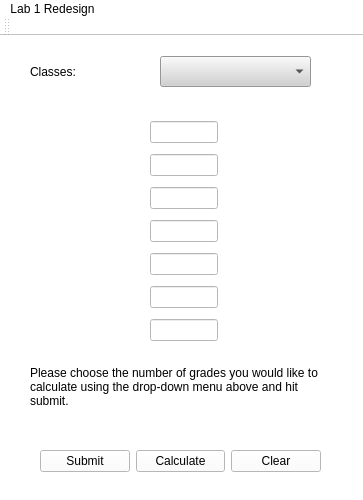
<?xml version="1.0" encoding="UTF-8"?>
<ui version="4.0">
 <class>MainWindow</class>
 <widget class="QMainWindow" name="MainWindow">
  <property name="geometry">
   <rect>
    <x>0</x>
    <y>0</y>
    <width>363</width>
    <height>500</height>
   </rect>
  </property>
  <property name="minimumSize">
   <size>
    <width>363</width>
    <height>500</height>
   </size>
  </property>
  <property name="maximumSize">
   <size>
    <width>363</width>
    <height>500</height>
   </size>
  </property>
  <property name="windowTitle">
   <string>MainWindow</string>
  </property>
  <property name="styleSheet">
   <string notr="true">background-color: rgb(255, 255, 255);</string>
  </property>
  <widget class="QWidget" name="centralwidget">
   <widget class="QComboBox" name="comboBox">
    <property name="geometry">
     <rect>
      <x>160</x>
      <y>20</y>
      <width>151</width>
      <height>31</height>
     </rect>
    </property>
    <property name="styleSheet">
     <string notr="true">font: 12pt &quot;MS Shell Dlg 2&quot;;
background-color: rgb(209, 209, 209);</string>
    </property>
    <item>
     <property name="text">
      <string> </string>
     </property>
    </item>
    <item>
     <property name="text">
      <string>1</string>
     </property>
    </item>
    <item>
     <property name="text">
      <string>2</string>
     </property>
    </item>
    <item>
     <property name="text">
      <string>3</string>
     </property>
    </item>
    <item>
     <property name="text">
      <string>4</string>
     </property>
    </item>
    <item>
     <property name="text">
      <string>5</string>
     </property>
    </item>
    <item>
     <property name="text">
      <string>6</string>
     </property>
    </item>
    <item>
     <property name="text">
      <string>7</string>
     </property>
    </item>
   </widget>
   <widget class="QLabel" name="infoLabel">
    <property name="geometry">
     <rect>
      <x>30</x>
      <y>330</y>
      <width>301</width>
      <height>71</height>
     </rect>
    </property>
    <property name="styleSheet">
     <string notr="true">font: 10pt &quot;MS Shell Dlg 2&quot;;</string>
    </property>
    <property name="text">
     <string>Please choose the number of grades you would like to calculate using the drop-down menu above and hit submit.</string>
    </property>
    <property name="alignment">
     <set>Qt::AlignLeading|Qt::AlignLeft|Qt::AlignTop</set>
    </property>
    <property name="wordWrap">
     <bool>true</bool>
    </property>
   </widget>
   <widget class="QLabel" name="mainLabel">
    <property name="geometry">
     <rect>
      <x>30</x>
      <y>20</y>
      <width>121</width>
      <height>31</height>
     </rect>
    </property>
    <property name="styleSheet">
     <string notr="true">font: 20pt &quot;MS Shell Dlg 2&quot;;</string>
    </property>
    <property name="text">
     <string>Classes:</string>
    </property>
   </widget>
   <widget class="QWidget" name="">
    <property name="geometry">
     <rect>
      <x>270</x>
      <y>80</y>
      <width>41</width>
      <height>231</height>
     </rect>
    </property>
    <layout class="QVBoxLayout" name="verticalLayout">
     <item>
      <widget class="QLabel" name="letterGrade">
       <property name="styleSheet">
        <string notr="true">font: 12pt &quot;MS Shell Dlg 2&quot;;</string>
       </property>
       <property name="text">
        <string/>
       </property>
      </widget>
     </item>
     <item>
      <widget class="QLabel" name="letterGrade_2">
       <property name="styleSheet">
        <string notr="true">font: 12pt &quot;MS Shell Dlg 2&quot;;</string>
       </property>
       <property name="text">
        <string/>
       </property>
      </widget>
     </item>
     <item>
      <widget class="QLabel" name="letterGrade_3">
       <property name="styleSheet">
        <string notr="true">font: 12pt &quot;MS Shell Dlg 2&quot;;</string>
       </property>
       <property name="text">
        <string/>
       </property>
      </widget>
     </item>
     <item>
      <widget class="QLabel" name="letterGrade_4">
       <property name="styleSheet">
        <string notr="true">font: 12pt &quot;MS Shell Dlg 2&quot;;</string>
       </property>
       <property name="text">
        <string/>
       </property>
      </widget>
     </item>
     <item>
      <widget class="QLabel" name="letterGrade_5">
       <property name="styleSheet">
        <string notr="true">font: 12pt &quot;MS Shell Dlg 2&quot;;</string>
       </property>
       <property name="text">
        <string/>
       </property>
      </widget>
     </item>
     <item>
      <widget class="QLabel" name="letterGrade_6">
       <property name="styleSheet">
        <string notr="true">font: 12pt &quot;MS Shell Dlg 2&quot;;</string>
       </property>
       <property name="text">
        <string/>
       </property>
      </widget>
     </item>
     <item>
      <widget class="QLabel" name="letterGrade_7">
       <property name="styleSheet">
        <string notr="true">font: 12pt &quot;MS Shell Dlg 2&quot;;</string>
       </property>
       <property name="text">
        <string/>
       </property>
      </widget>
     </item>
    </layout>
   </widget>
   <widget class="QWidget" name="">
    <property name="geometry">
     <rect>
      <x>20</x>
      <y>80</y>
      <width>121</width>
      <height>231</height>
     </rect>
    </property>
    <layout class="QVBoxLayout" name="verticalLayout_3">
     <item>
      <widget class="QLabel" name="classLabel1">
       <property name="styleSheet">
        <string notr="true">font: 12pt &quot;MS Shell Dlg 2&quot;;</string>
       </property>
       <property name="text">
        <string/>
       </property>
      </widget>
     </item>
     <item>
      <widget class="QLabel" name="classLabel2">
       <property name="styleSheet">
        <string notr="true">font: 12pt &quot;MS Shell Dlg 2&quot;;</string>
       </property>
       <property name="text">
        <string/>
       </property>
      </widget>
     </item>
     <item>
      <widget class="QLabel" name="classLabel3">
       <property name="styleSheet">
        <string notr="true">font: 12pt &quot;MS Shell Dlg 2&quot;;</string>
       </property>
       <property name="text">
        <string/>
       </property>
      </widget>
     </item>
     <item>
      <widget class="QLabel" name="classLabel4">
       <property name="styleSheet">
        <string notr="true">font: 12pt &quot;MS Shell Dlg 2&quot;;</string>
       </property>
       <property name="text">
        <string/>
       </property>
      </widget>
     </item>
     <item>
      <widget class="QLabel" name="classLabel5">
       <property name="styleSheet">
        <string notr="true">font: 12pt &quot;MS Shell Dlg 2&quot;;</string>
       </property>
       <property name="text">
        <string/>
       </property>
      </widget>
     </item>
     <item>
      <widget class="QLabel" name="classLabel6">
       <property name="styleSheet">
        <string notr="true">font: 12pt &quot;MS Shell Dlg 2&quot;;</string>
       </property>
       <property name="text">
        <string/>
       </property>
      </widget>
     </item>
     <item>
      <widget class="QLabel" name="classLabel7">
       <property name="styleSheet">
        <string notr="true">font: 12pt &quot;MS Shell Dlg 2&quot;;</string>
       </property>
       <property name="text">
        <string/>
       </property>
      </widget>
     </item>
    </layout>
   </widget>
   <widget class="QWidget" name="">
    <property name="geometry">
     <rect>
      <x>150</x>
      <y>80</y>
      <width>68</width>
      <height>231</height>
     </rect>
    </property>
    <layout class="QVBoxLayout" name="verticalLayout_2">
     <item>
      <widget class="QLineEdit" name="grade">
       <property name="styleSheet">
        <string notr="true">font: 12pt &quot;MS Shell Dlg 2&quot;;</string>
       </property>
       <property name="text">
        <string/>
       </property>
      </widget>
     </item>
     <item>
      <widget class="QLineEdit" name="grade_2">
       <property name="styleSheet">
        <string notr="true">font: 12pt &quot;MS Shell Dlg 2&quot;;</string>
       </property>
       <property name="text">
        <string/>
       </property>
      </widget>
     </item>
     <item>
      <widget class="QLineEdit" name="grade_3">
       <property name="styleSheet">
        <string notr="true">font: 12pt &quot;MS Shell Dlg 2&quot;;</string>
       </property>
       <property name="text">
        <string/>
       </property>
      </widget>
     </item>
     <item>
      <widget class="QLineEdit" name="grade_4">
       <property name="styleSheet">
        <string notr="true">font: 12pt &quot;MS Shell Dlg 2&quot;;</string>
       </property>
       <property name="text">
        <string/>
       </property>
      </widget>
     </item>
     <item>
      <widget class="QLineEdit" name="grade_5">
       <property name="styleSheet">
        <string notr="true">font: 12pt &quot;MS Shell Dlg 2&quot;;</string>
       </property>
       <property name="text">
        <string/>
       </property>
      </widget>
     </item>
     <item>
      <widget class="QLineEdit" name="grade_6">
       <property name="styleSheet">
        <string notr="true">font: 12pt &quot;MS Shell Dlg 2&quot;;</string>
       </property>
       <property name="text">
        <string/>
       </property>
      </widget>
     </item>
     <item>
      <widget class="QLineEdit" name="grade_7">
       <property name="styleSheet">
        <string notr="true">font: 12pt &quot;MS Shell Dlg 2&quot;;</string>
       </property>
       <property name="text">
        <string/>
       </property>
      </widget>
     </item>
    </layout>
   </widget>
   <widget class="QWidget" name="">
    <property name="geometry">
     <rect>
      <x>40</x>
      <y>400</y>
      <width>281</width>
      <height>51</height>
     </rect>
    </property>
    <layout class="QHBoxLayout" name="horizontalLayout">
     <item>
      <widget class="QPushButton" name="enterButton">
       <property name="styleSheet">
        <string notr="true">font: 12pt &quot;MS Shell Dlg 2&quot;;</string>
       </property>
       <property name="text">
        <string>Submit</string>
       </property>
      </widget>
     </item>
     <item>
      <widget class="QPushButton" name="calculateButton">
       <property name="styleSheet">
        <string notr="true">font: 12pt &quot;MS Shell Dlg 2&quot;;</string>
       </property>
       <property name="text">
        <string>Calculate</string>
       </property>
      </widget>
     </item>
     <item>
      <widget class="QPushButton" name="clearButton">
       <property name="styleSheet">
        <string notr="true">font: 12pt &quot;MS Shell Dlg 2&quot;;</string>
       </property>
       <property name="text">
        <string>Clear</string>
       </property>
      </widget>
     </item>
    </layout>
   </widget>
  </widget>
  <widget class="QMenuBar" name="menubar">
   <property name="geometry">
    <rect>
     <x>0</x>
     <y>0</y>
     <width>363</width>
     <height>21</height>
    </rect>
   </property>
   <widget class="QMenu" name="menuLab_1_Redesign">
    <property name="title">
     <string>Lab 1 Redesign</string>
    </property>
   </widget>
   <addaction name="menuLab_1_Redesign"/>
  </widget>
  <widget class="QStatusBar" name="statusbar"/>
  <widget class="QToolBar" name="toolBar">
   <property name="windowTitle">
    <string>toolBar</string>
   </property>
   <attribute name="toolBarArea">
    <enum>TopToolBarArea</enum>
   </attribute>
   <attribute name="toolBarBreak">
    <bool>false</bool>
   </attribute>
  </widget>
 </widget>
 <resources/>
 <connections/>
</ui>
